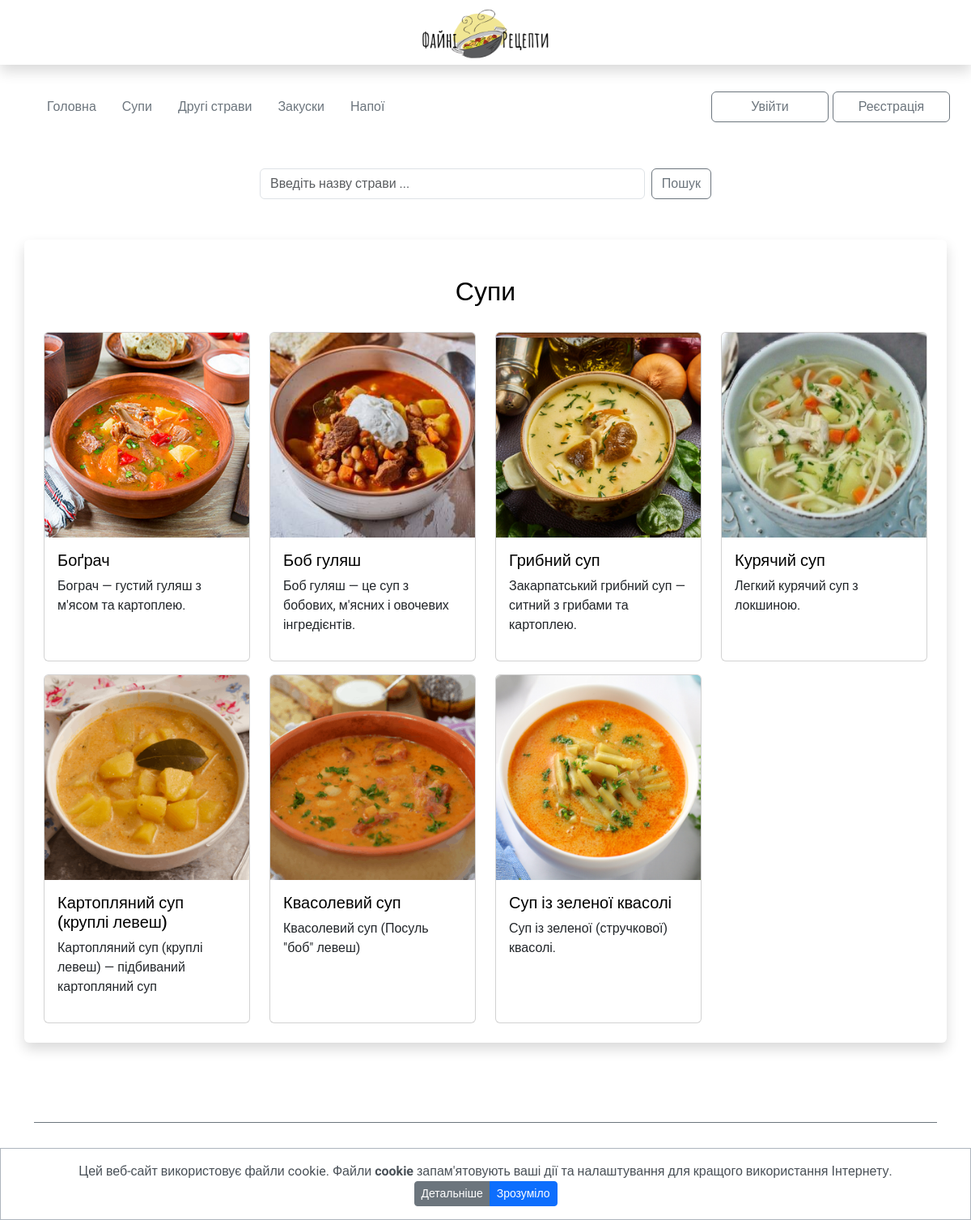
/soup, run on an earlier commit of the app's database.
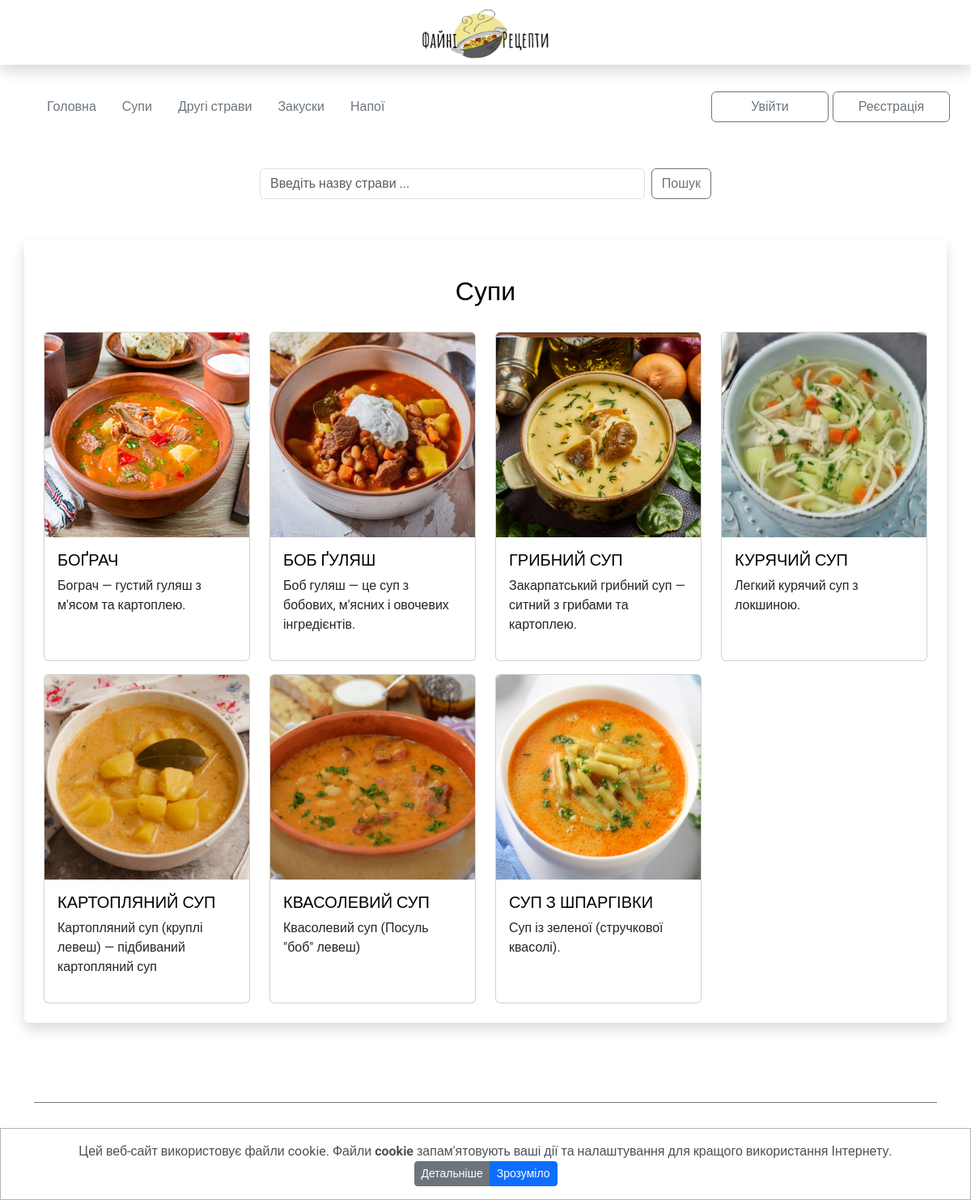
And on a later commit of the database.
### my_apps/recipes_app/models.py (models this page shows, shortened)
class Recipes(models.Model):
    name = models.CharField('Назва страв', max_length=30, blank=True)
    food_type = models.CharField('Тип їжі', max_length=20, blank=True, default='')
    short_desc = models.TextField('Короткий опис', max_length=80, blank=True)
    img = models.ImageField(upload_to="media/", verbose_name='img', blank=True, null=True)
    text = RichTextUploadingField('Recipe', blank=True)

### my_apps/recipes_app/views.py (the view)
# urls.py: path('soup', soup_page, name='soup_page'),
def soup_page(request):
    soup = Recipes.objects.filter(food_type="soup")
    return render(request, 'soup_page.html', context={'soup': soup})

### my_apps/recipes_app/templates/soup_page.html
{% extends 'base.html' %}
{% load static %}
{% block content %}
<div class="recipe-item">
    <div class="container shadow p-4 mb-5 mt-5 bg-body rounded">
        <h1>Супи </h1>
        <div class="row gy-3">
            {% for i in soup %}
            <div class="col-lg-3 col-md-4 col-sm-6 col-6">
                <div class="card h-100 mb-3">
                    <a href="{{i.id}}"><img src="{{i.img.url}}" class="card-img-top" alt="..."></a>
                    <div class="card-body">
                    <a href="{{i.id}}">
                        <h5 class="card-title">{{i.name}}</h5>
                    </a>
                    <p class="card-text">{{i.short_desc}}</p>
                    </div>
                </div>
            </div>
            {% endfor %}
        </div>
    </div>
</div>
{% endblock content %}

What changed in the data, as far as the page shows it:
changed Recipes "Бограч — густий гуляш з м'ясом та картоплею.": name "Боґрач" → "БОҐРАЧ"
changed Recipes "Боб гуляш — це суп з бобових, м'ясних і овочевих інгредієнтів.": name "Боб гуляш" → "БОБ ҐУЛЯШ"
changed Recipes "Закарпатський грибний суп — ситний з грибами та картоплею.": name "Грибний суп" → "ГРИБНИЙ СУП"
changed Recipes "Легкий курячий суп з локшиною.": name "Курячий суп" → "КУРЯЧИЙ СУП"
changed Recipes "Картопляний суп (круплі левеш) — підбиваний картопляний суп": name "Картопляний суп (круплі левеш)" → "КАРТОПЛЯНИЙ СУП"
changed Recipes "Квасолевий суп (Посуль \"боб\" левеш)": name "Квасолевий суп" → "КВАСОЛЕВИЙ СУП"
changed Recipes: name "Суп із зеленої квасолі" → "СУП З ШПАРГІВКИ"; short_desc "Суп із зеленої (стручкової) квасолі." → "Суп із зеленої (стручкової квасолі)."
